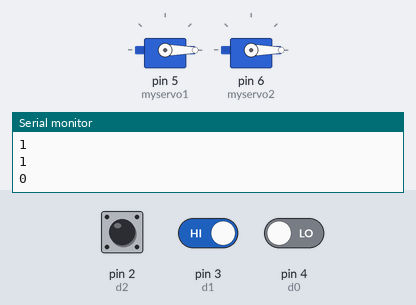
Simulated run of this sketch. Board: Arduino Uno, built with avr-gcc and run on an emulated ATmega328P. On the bench: 2 × servo, the last lines printed to the serial monitor. Inputs (shaded band) come from the test bench; at power-on: pin 3 (d1) HIGH, pin 2 (d2) HIGH, pin 4 (d0) LOW.

Above: at 1.4 s.
1.5 s: pin 3 (d1) driven LOW
At 2.3 s:
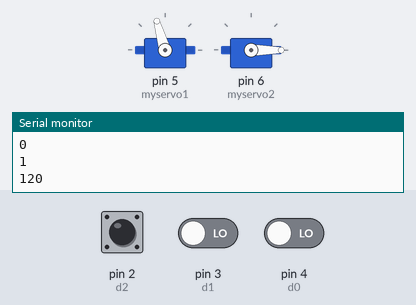
3.0 s: pin 3 (d1) driven HIGH
At 3.6 s:
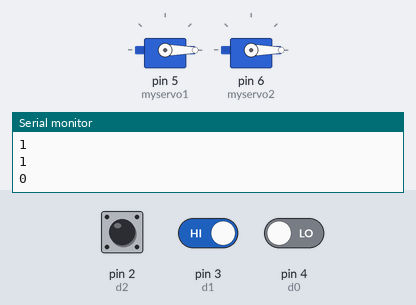
Timing chart, 0 to 6.0 s (numbered marks = the images above; inputs shaded):
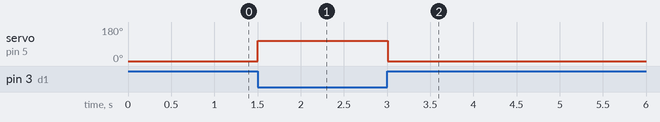

Measured:
- after the input at 1.5 s, servo on pin 5 (myservo1): 0° → 106° at once
- after the input at 3.0 s, servo on pin 5 (myservo1): 106° → 0° at once

The sketch:

design.ino
```cpp
#include <Servo.h>
Servo myservo1, myservo2;
int a0 = A0;    // select the input pin for the potentiometer
int a1 = A1;    // select the input pin for the potentiometer
int a2 = A2;    // select the input pin for the potentiometer
int angle;
int d0=4;
int d1=3;
int d2=2;
void setup()
{
  // declare the ledPin as an OUTPUT:
  pinMode(d0, INPUT);
  pinMode(d1, INPUT);
  pinMode(d2, INPUT);
  //Serial.begin(9600);
  myservo1.attach(5);
  myservo2.attach(6);
  Serial.begin(9600);
  myservo1.write(0);
  myservo2.write(0);
}

void loop()
{
 int data0= digitalRead(d0);
 int data1= digitalRead(d1);
 int data2= digitalRead(d2);
 Serial.println();
 Serial.println(data0);
 Serial.println(data1);
 Serial.println(data2);
 Serial.println();
 if(data0==1 & data1==0 & data2==0)
 {
  angle=0;
 }
 if(data0==0 & data1==1 & data2==0)
 {
  angle=240;
 }
 if(data0==0 & data1==0 & data2==1)
 {
  angle=120;
 }
 else
 angle=0;
 if(angle<=180)
{
  myservo2.write(0);
  myservo1.write((160*angle)/180);
}
else
{
  myservo1.write(160);
  myservo2.write((190*(angle-180))/180);
 // delay(600);
}
//int v0 = analogRead(a0);
//int v1 = analogRead(a1);
//int v2 = analogRead(a2);
//Serial.println(v0);
//Serial.println(v1);
//Serial.println(v2);
//Serial.println();
Serial.println(angle);
delay(300);
}
```
